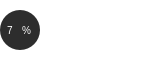
    <widget class="QWidget" name="widget_33" native="true">
     <property name="geometry">
      <rect>
       <x>780</x>
       <y>740</y>
       <width>151</width>
       <height>81</height>
      </rect>
     </property>
     <property name="styleSheet">
      <string notr="true">background-color: rgba(255, 255, 255, 0);
</string>
     </property>
     <widget class="QFrame" name="frame_16">
      <property name="geometry">
       <rect>
        <x>0</x>
        <y>10</y>
        <width>40</width>
        <height>40</height>
       </rect>
      </property>
      <property name="styleSheet">
       <string notr="true">QFrame{
background-color: rgb(45, 45, 45);
border-radius:20px;
}</string>
      </property>
      <property name="frameShape">
       <enum>QFrame::StyledPanel</enum>
      </property>
      <property name="frameShadow">
       <enum>QFrame::Plain</enum>
      </property>
      <widget class="QWidget" name="widget_34" native="true">
       <property name="geometry">
        <rect>
         <x>0</x>
         <y>10</y>
         <width>41</width>
         <height>21</height>
        </rect>
       </property>
       <property name="styleSheet">
        <string notr="true">background-color: rgba(255, 255, 255, 0);</string>
       </property>
       <widget class="QWidget" name="horizontalLayoutWidget_37">
        <property name="geometry">
         <rect>
          <x>0</x>
          <y>0</y>
          <width>36</width>
          <height>21</height>
         </rect>
        </property>
        <layout class="QHBoxLayout" name="horizontalLayout_37">
         <item>
          <widget class="QLabel" name="Finential_statistic1_98">
           <property name="styleSheet">
            <string notr="true">color:white;
background-color: rgba(255, 255, 255, 0);
font: 10px;
padding-left:5px;
text-align: right;</string>
           </property>
           <property name="text">
            <string>7</string>
           </property>
           <property name="wordWrap">
            <bool>true</bool>
           </property>
          </widget>
         </item>
         <item>
          <widget class="QLabel" name="Finential_statistic1_99">
           <property name="styleSheet">
            <string notr="true">color:white;
font: 10px;
background-color:rgba(255, 255, 255, 0);</string>
           </property>
           <property name="frameShadow">
            <enum>QFrame::Raised</enum>
           </property>
           <property name="text">
            <string>%</string>
           </property>
           <property name="wordWrap">
            <bool>true</bool>
           </property>
          </widget>
         </item>
        </layout>
       </widget>
      </widget>
     </widget>
     <widget class="QLabel" name="Finential_statistic1_37">
      <property name="geometry">
       <rect>
        <x>50</x>
        <y>50</y>
        <width>41</width>
        <height>20</height>
       </rect>
      </property>
      <property name="styleSheet">
       <string notr="true">color:white;
background-color: rgba(255, 255, 255, 0);
font: 10px;
padding-left:5px;
text-align: right;</string>
      </property>
      <property name="text">
       <string>5,300</string>
      </property>
      <property name="wordWrap">
       <bool>true</bool>
      </property>
     </widget>
     <widget class="QLabel" name="Finential_statistic1_50">
      <property name="geometry">
       <rect>
        <x>50</x>
        <y>30</y>
        <width>101</width>
        <height>19</height>
       </rect>
      </property>
      <property name="styleSheet">
       <string notr="true">color:white;
background-color: rgba(255, 255, 255, 0);
font: 10px;
padding-left:5px;
text-align: right;</string>
      </property>
      <property name="text">
       <string>Reneval</string>
      </property>
      <property name="wordWrap">
       <bool>true</bool>
      </property>
     </widget>
    </widget>
